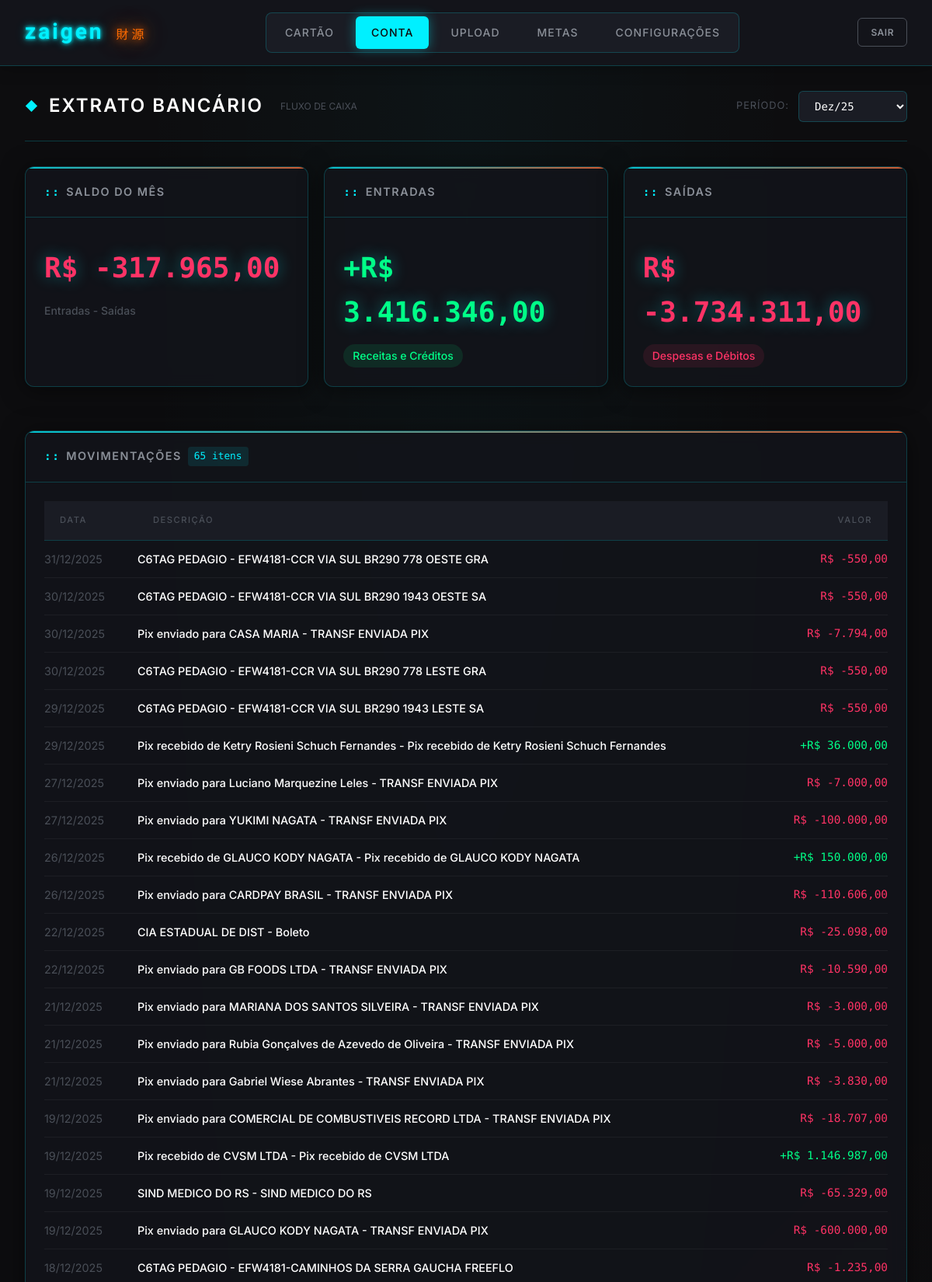
Page /conta (signed in, upper part) on the committed database.
### tables this page shows
CREATE TABLE transacoes (
            id INTEGER PRIMARY KEY AUTOINCREMENT,
            data_compra DATE NOT NULL,
            data_processamento TIMESTAMP DEFAULT CURRENT_TIMESTAMP,
            descricao TEXT NOT NULL,
            descricao_normalizada TEXT,
            valor REAL NOT NULL,
            categoria TEXT,
            subcategoria TEXT,
            parcela TEXT,
            cartao TEXT,
            tipo TEXT DEFAULT 'cartao',
            recorrente INTEGER DEFAULT 0,
            quase_recorrente INTEGER DEFAULT 0,
            mes_referencia TEXT,
            fonte_arquivo TEXT
        );

### app.py (the view)
    def decorated_function(*args, **kwargs):
        if 'logado' not in session:
            return redirect(url_for('login'))
        return f(*args, **kwargs)

### app.py (called while the page is built)
@app.after_request
def add_security_headers(response):
    response.headers.pop('Content-Security-Policy', None)
    response.headers.pop('X-Content-Security-Policy', None)
    return response

def login_requerido(f):
    def decorated_function(*args, **kwargs):
        if 'logado' not in session:
            return redirect(url_for('login'))
        return f(*args, **kwargs)
    decorated_function.__name__ = f.__name__
    return decorated_function

@app.route('/conta')
@login_requerido
def conta():
    meses = db.get_meses_disponiveis()
    mes_selecionado = request.args.get('mes', meses[0] if meses else None)
    dados = {
        'resumo': {'entradas': 0, 'saidas': 0, 'saldo': 0},
        'transacoes': []
    }
    if mes_selecionado:
        dados['resumo'] = db_conta.get_resumo_conta(mes_selecionado)
        dados['transacoes'] = db_conta.get_transacoes_conta(mes_selecionado)
    return render_template('conta.html',
                         meses=meses,
                         mes_selecionado=mes_selecionado,
                         dados=dados)

def formatar_mes_label(mes_str):
    try:
        data = datetime.strptime(mes_str, '%Y-%m')
        meses_pt = ['Jan', 'Fev', 'Mar', 'Abr', 'Mai', 'Jun',
                    'Jul', 'Ago', 'Set', 'Out', 'Nov', 'Dez']
        return f"{meses_pt[data.month - 1]}/{str(data.year)[2:]}"
    except:
        return mes_str

@app.template_filter('moeda')
def filtro_moeda(valor):
    if valor is None:
        return 'R$ 0,00'
    return f'R$ {valor:,.2f}'.replace(',', 'X').replace('.', ',').replace('X', '.')

@app.template_filter('abs')
def filtro_abs(valor):
    if valor is None:
        return 0
    return abs(valor)

@app.template_filter('data')
@app.template_filter('format_data')
def filtro_data(data_str):
    try:
        if isinstance(data_str, datetime):
            return data_str.strftime('%d/%m/%Y')
        data = datetime.strptime(str(data_str).split()[0], '%Y-%m-%d')
        return data.strftime('%d/%m/%Y')
    except:
        return str(data_str)

@app.template_filter('format_mes')
def filtro_format_mes(mes_str):
    return formatar_mes_label(mes_str)

### database/db.py (called while the page is built)
def get_connection():
    conn = sqlite3.connect(config.DATABASE_PATH)
    conn.row_factory = sqlite3.Row  # Permite acessar colunas por nome
    return conn

### templates/conta.html (shortened to what this page needs)
{% extends "base.html" %}
{% block content %}
<div class="container">
    <div class="page-header">
        <h1>
            Extrato Bancário
            <small style="font-size: 0.5em; color: var(--text-muted); margin-left: 10px; font-weight: normal; letter-spacing: 0;">Fluxo de caixa</small>
        </h1>
        <div class="month-selector">
            <label for="mes">Período:</label>
            <select id="mes" onchange="window.location.href='?mes='+this.value">
                {% for mes in meses %}
                <option value="{{ mes }}" {% if mes == mes_selecionado %}selected{% endif %}>
                    {{ mes|format_mes }}
                </option>
                {% endfor %}
            </select>
        </div>
    </div>
    <div class="summary-cards">
        <div class="card">
            <div class="card-header">
                <h3>Saldo do Mês</h3>
            </div>
            <div class="card-body">
                <div class="metric-value {{ 'text-success' if dados.resumo.saldo >= 0 else 'text-danger' }}">
                    {{ dados.resumo.saldo|moeda }}
                </div>
                <div class="metric-change" style="background: transparent; padding-left: 0;">
                    <span class="text-muted">Entradas - Saídas</span>
                </div>
            </div>
        </div>
        <div class="card">
            <div class="card-header">
                <h3>Entradas</h3>
            </div>
            <div class="card-body">
                <div class="metric-value text-success">
                    +{{ dados.resumo.entradas|abs|moeda }}
                </div>
                <div class="metric-change positive">
                    Receitas e Créditos
                </div>
            </div>
        </div>
        <div class="card">
            <div class="card-header">
                <h3>Saídas</h3>
            </div>
            <div class="card-body">
                <div class="metric-value text-danger">
                    {{ dados.resumo.saidas|moeda }}
                </div>
                <div class="metric-change negative">
                    Despesas e Débitos
                </div>
            </div>
        </div>
    </div>
    <div class="card">
        <div class="card-header">
            <h3>Movimentações</h3>
            <span class="badge" style="background: rgba(0, 240, 255, 0.1); color: var(--neon-blue); padding: 2px 8px; border-radius: 4px; font-size: 0.8em; font-family: 'Fira Code', monospace;">{{ dados.transacoes|length }} itens</span>
        </div>
        <div class="card-body">
            {% if dados.transacoes %}
            <table class="table">
                <thead>
                    <tr>
                        <th width="120">Data</th>
                        <th>Descrição</th>
                        <th width="150" class="text-right">Valor</th>
                    </tr>
                </thead>
                <tbody>
                    {% for tx in dados.transacoes %}
                    <tr style="border-bottom: 1px solid rgba(255,255,255,0.05);">
                        <td class="text-muted" style="padding: 12px 0;">{{ tx.data_compra|format_data }}</td>
                        <td style="padding: 12px 0;">
                            <div class="tx-desc-main">{{ tx.descricao }}</div>
                        </td>
                        <td class="text-right font-weight-bold {{ 'text-success' if tx.valor > 0 else 'text-danger' }}" style="padding: 12px 0;">
                            {{ '+' if tx.valor > 0 else '' }}{{ tx.valor|moeda }}
                        </td>
                    </tr>
                    {% endfor %}
                </tbody>
            </table>
            {% else %}
            <div class="empty-state" style="text-align: center; padding: 40px; color: var(--text-muted);">
                <div style="font-size: 2em; margin-bottom: 10px;">📄</div>
                <p>Nenhuma movimentação encontrada para este mês.</p>
                <p class="text-small">Certifique-se de fazer upload do Extrato Bancário (.csv)</p>
            </div>
            {% endif %}
        </div>
    </div>
</div>
{% endblock %}

### templates/conta.html (style rules this page uses)
.tx-desc-main { font-weight: 500; color: var(--text-primary); }
.table th { text-align: left; color: var(--text-label); font-weight: 500; text-transform: uppercase; font-size: 0.75rem; padding-bottom: 10px; border-bottom: 1px solid var(--border-color); }
.text-success { color: var(--neon-green) !important; }
.text-danger { color: var(--neon-red) !important; }

### rows in the picture
transacoes: data_compra "31/12/2025", descricao "C6TAG PEDAGIO - EFW4181-CCR VIA SUL BR290 778 OESTE GRA", valor|moeda "R$ -550,00"
transacoes: data_compra "30/12/2025", descricao "C6TAG PEDAGIO - EFW4181-CCR VIA SUL BR290 1943 OESTE SA", valor|moeda "R$ -550,00"
transacoes: data_compra "30/12/2025", descricao "Pix enviado para CASA MARIA - TRANSF ENVIADA PIX", valor|moeda "R$ -7.794,00"
transacoes: data_compra "30/12/2025", descricao "C6TAG PEDAGIO - EFW4181-CCR VIA SUL BR290 778 LESTE GRA", valor|moeda "R$ -550,00"
transacoes: data_compra "29/12/2025", descricao "C6TAG PEDAGIO - EFW4181-CCR VIA SUL BR290 1943 LESTE SA", valor|moeda "R$ -550,00"
transacoes: data_compra "29/12/2025", descricao "Pix recebido de Ketry Rosieni Schuch Fernandes - Pix recebido de Ketry Rosieni Schuch Fernandes", valor "+", valor|moeda "R$ 36.000,00"
transacoes: data_compra "27/12/2025", descricao "Pix enviado para Luciano Marquezine Leles - TRANSF ENVIADA PIX", valor|moeda "R$ -7.000,00"
transacoes: data_compra "27/12/2025", descricao "Pix enviado para YUKIMI NAGATA - TRANSF ENVIADA PIX", valor|moeda "R$ -100.000,00"
transacoes: data_compra "26/12/2025", descricao "Pix recebido de GLAUCO KODY NAGATA - Pix recebido de GLAUCO KODY NAGATA", valor "+", valor|moeda "R$ 150.000,00"
transacoes: data_compra "26/12/2025", descricao "Pix enviado para CARDPAY BRASIL - TRANSF ENVIADA PIX", valor|moeda "R$ -110.606,00"
transacoes: data_compra "22/12/2025", descricao "CIA ESTADUAL DE DIST - Boleto", valor|moeda "R$ -25.098,00"
transacoes: data_compra "22/12/2025", descricao "Pix enviado para GB FOODS LTDA - TRANSF ENVIADA PIX", valor|moeda "R$ -10.590,00"
transacoes: data_compra "21/12/2025", descricao "Pix enviado para MARIANA DOS SANTOS SILVEIRA - TRANSF ENVIADA PIX", valor|moeda "R$ -3.000,00"
transacoes: data_compra "21/12/2025", descricao "Pix enviado para Rubia Gonçalves de Azevedo de Oliveira - TRANSF ENVIADA PIX", valor|moeda "R$ -5.000,00"
transacoes: data_compra "21/12/2025", descricao "Pix enviado para Gabriel Wiese Abrantes - TRANSF ENVIADA PIX", valor|moeda "R$ -3.830,00"
transacoes: data_compra "19/12/2025", descricao "Pix enviado para COMERCIAL DE COMBUSTIVEIS RECORD LTDA - TRANSF ENVIADA PIX", valor|moeda "R$ -18.707,00"
transacoes: data_compra "19/12/2025", descricao "Pix recebido de CVSM LTDA - Pix recebido de CVSM LTDA", valor "+", valor|moeda "R$ 1.146.987,00"
transacoes: data_compra "19/12/2025", descricao "SIND MEDICO DO RS - SIND MEDICO DO RS", valor|moeda "R$ -65.329,00"
transacoes: data_compra "19/12/2025", descricao "Pix enviado para GLAUCO KODY NAGATA - TRANSF ENVIADA PIX", valor|moeda "R$ -600.000,00"
transacoes: data_compra "18/12/2025", descricao "C6TAG PEDAGIO - EFW4181-CAMINHOS DA SERRA GAUCHA FREEFLO", valor|moeda "R$ -1.235,00"

### other values in the picture
{{ dados.resumo.saldo|moeda }} "R$ -317.965,00"
{{ dados.resumo.entradas|abs|moeda }} "R$ 3.416.346,00"
{{ dados.resumo.saidas|moeda }} "R$ -3.734.311,00"
{{ dados.transacoes|length }} "65"
form field value "Dez/25"
